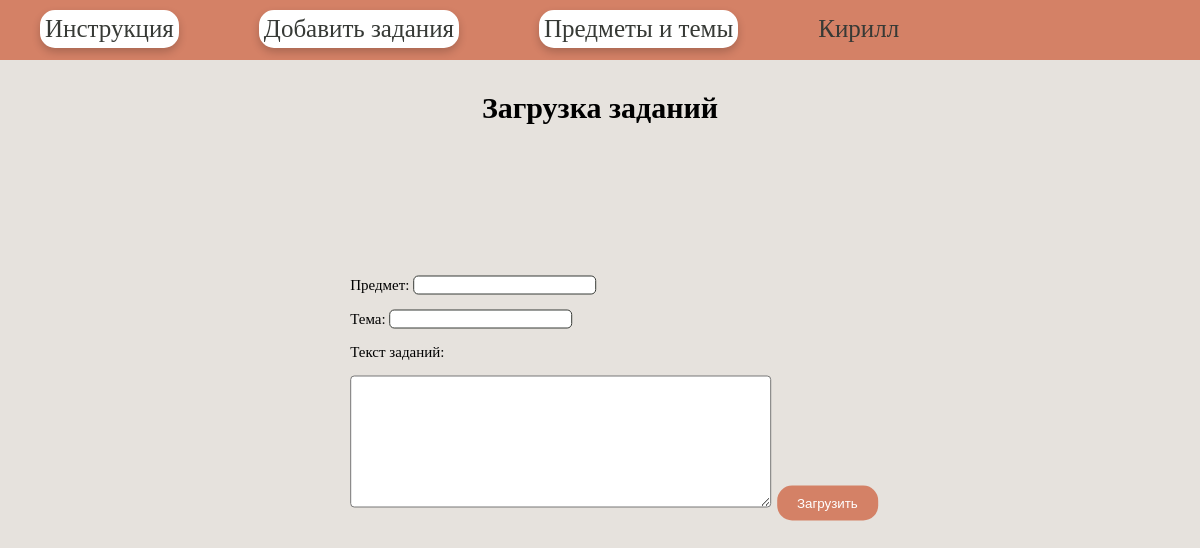
Page /upload (signed in) on the committed database.
### tables this page shows
CREATE TABLE mainmenu (
id integer primary key autoincrement,
title text not null,
url text not null
);

CREATE TABLE users (
id integer PRIMARY KEY AUTOINCREMENT,
name text NOT NULL,
email text NOT NULL,
psw text NOT NULL,
time integer NOT NULL
);

### main.py (the view, shortened to what this page needs)
@app.route("/upload", methods=["POST", "GET"])
@login_required
def upload():
    return render_template('load.html', menu=dbase.getMenu(), title="Загрузка заданий")

### FDataBase.py (called while the page is built)
    def getMenu(self):
        sql = '''SELECT * FROM mainmenu'''
        try:
            self.__cur.execute(sql)
            res = self.__cur.fetchall()
            if res: return res
        except:
            print("Ошибка чтения из БД")
        return []

    def getUser(self, user_id):
        try:
            self.__cur.execute(f"SELECT * FROM users WHERE id = '{user_id}' LIMIT 1")
            res = self.__cur.fetchone()
            if not res:
                print("Пользователь не найден")
                return False
            return res
        except sqlite3.Error as e:
            print("Ошибка получения данных из БД " + str(e))
        return False

### UserLogin.py (called while the page is built)
    def fromDB(self, user_id, db):
        self.__user = db.getUser(user_id)
        return self

    def get_name(self):
        return str(self.__user['name'])

### main.py (called while the page is built)
@login_manager.user_loader
def load_user(user_id):
    print("load_user")
    return UserLogin().fromDB(user_id, dbase)

def connect_db():#создание бд\установление соединения
    conn = sqlite3.connect(app.config['DATABASE'])#путь рассположения бд
    conn.row_factory = sqlite3.Row#записи бд будут ввиде словаря, а не кортежей
    return conn#возвращает установленное соединение

def get_db():
    if not hasattr(g, 'link_db'):
        g.link_db = connect_db()
    return g.link_db

@app.before_request
def before_request():
    global dbase
    db = get_db()
    dbase = FDataBase(db)

### Templates/load.html (shortened to what this page needs)
{% extends 'base.html' %}
{% block content %}
{{ super() }}
<h3>{{title}}</h3>
<form class="modal" action="{{url_for('upload')}}" method="post" enctype="multipart/form-data">
    <p><label>Предмет: </label>
        <input type="text" name="classes" value="" requied />
    <p><label>Тема:</label>
        <input type="text" name="themes" value="" requied />
    <p><label>Текст заданий:</label>
    <p><textarea name="post" rows=7 cols=40></textarea>
    <input type="submit" value="Загрузить">
</form>
{% endblock %}

### Templates/base.html (shortened to what this page needs)
<!DOCTYPE html>
<html>
<head>
</head>
<body>
{% block content -%}
         {%- block mainmenu -%}
<ul class ="mainmenu">
    {% for m in menu %}
    <li1> <a href="{{m.url}}">{{m.title}}</a></li1>
    {% endfor %}
        <li2> <a href="{{url_for('profile')}}">{{current_user.get_name()}}</a></li2>
</ul>
         {% endblock mainmenu -%}
{% endblock -%}
</body>
</html>

### Templates/base.html (style rules this page uses)
h3 { text-align: center; font-size: 30px; padding: 1px; }
input[type=submit] { background-color: #D48166; border: none; color: white; padding: 10px 20px; text-decoration: none; margin: 4px 2px; cursor: pointer; border-radius: 15px; }
textarea { border-radius: 4px; background-color: #ffffff; }
.modal { position: fixed; top: 50%; left: 50%; -webkit-transform: translate(-50%, -50%); -ms-transform: translate(-50%, -50%); transform: translate(-50%, -50%); }
input[type=text] { border: 1px solid #373A36; border-radius: 5px; background-color: #ffffff; }
p { text-indent: 30px }
body { font-family: "Franklin Gothic"; font-weight: 300; margin: 0; padding: 0; height: 100%; width: 100%; background: #E6E2DD; font-size: 15px }
a { color: #373A36; text-decoration: none; }
ul.mainmenu { list-style: none; background: #D48166; height: 60px; margin: 0; padding: 0; color: #000000; font-size: 25px; overflow: hidden; font-family: 'Impact'; font-weight: 50; }
ul.mainmenu li1 { float: left; margin: 10px 40px 40px 40px; border: 5px solid #ffffff; border-radius: 15px; box-shadow: 0 4px 8px rgba(0, 0, 0, 0.2); background: #ffffff; }
ul.mainmenu li2 { float: left; margin: 15px 40px 40px 40px; }
.form-contact input[type=submit], textarea { font-size: 16px; }

### rows in the picture
mainmenu: title "Инструкция"
mainmenu: title "Добавить задания"
mainmenu: title "Предметы и темы"
users: get_name "Кирилл"

### other values in the picture
{{ title }} "Загрузка заданий"
